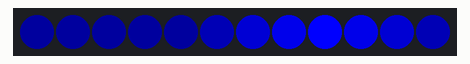
Simulated run of this sketch. Board: Arduino Uno, built with avr-gcc and run on an emulated ATmega328P. Shown: 12 RGB LEDs in strip order, left to right.

Above: at 0.15 s.
At 5.49 s:
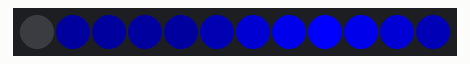
At 9.26 s:
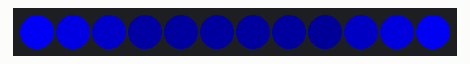
At 18.68 s:
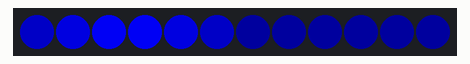
At 27.79 s:
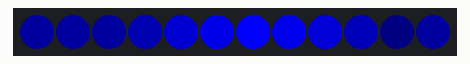
At 37.21 s:
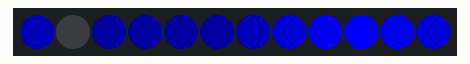

The sketch:

TracerFront.ino
```cpp
                                                                                                                                                                                                                                                                                                                                                                                                                                                                                                                                                                                                                                                                                                                                                                                                                                                                                                                                                                                                                                                                                                                                                                                                                                                                                                                                                                                                                                                                                                                                                                                                                                                                                                                                                                                                                                                                                                                                                                                                                                                                                                                                                                                                                                                                                                                                                                                                                                                                                                                                                                                                                                                                                                                                                                                                                                                                                                                                                                                                                                                                                      #include <Adafruit_NeoPixel.h>
#ifdef __AVR__
  #include <avr/power.h>
#endif

#define PIN 9

// Parameter 1 = number of pixels in strip
// Parameter 2 = Arduino pin number (most are valid)
// Parameter 3 = pixel type flags, add together as needed:
//   NEO_KHZ800  800 KHz bitstream (most NeoPixel products w/WS2812 LEDs)
//   NEO_KHZ400  400 KHz (classic 'v1' (not v2) FLORA pixels, WS2811 drivers)
//   NEO_GRB     Pixels are wired for GRB bitstream (most NeoPixel products)
//   NEO_RGB     Pixels are wired for RGB bitstream (v1 FLORA pixels, not v2)
//   NEO_RGBW    Pixels are wired for RGBW bitstream (NeoPixel RGBW products)
Adafruit_NeoPixel strip = Adafruit_NeoPixel(12, PIN, NEO_GRB + NEO_KHZ800);

// IMPORTANT: To reduce NeoPixel burnout risk, add 1000 uF capacitor across
// pixel power leads, add 300 - 500 Ohm resistor on first pixel's data input
// and minimize distance between Arduino and first pixel.  Avoid connecting
// on a live circuit...if you must, connect GND first.

void setup() {
  // This is for Trinket 5V 16MHz, you can remove these three lines if you are not using a Trinket
  #if defined (__AVR_ATtiny85__)
    if (F_CPU == 16000000) clock_prescale_set(clock_div_1);
  #endif
  // End of trinket special code


  strip.begin();
  strip.show(); // Initialize all pixels to 'off'
}

void loop() {
  blueCycle(20);
}


// Slightly different, this makes the rainbow equally distributed throughout
void blueCycle(uint8_t wait) {
  uint16_t i, j;

  for(j=0; j<256*5; j++) { // 5 cycles of all colors on wheel
    for(i=0; i< strip.numPixels(); i++) {
      strip.setPixelColor(i, Wheel(((i * 256 / strip.numPixels()) + j) & 255));
    }
    strip.show();
    delay(wait);
  }
}

// Input a value 0 to 255 to get a color value.
// The colours are a transition r - g - b - back to r.
uint32_t Wheel(byte WheelPos) {
  WheelPos = 255 - WheelPos;
  if(WheelPos < 85) {
    return strip.Color(0, 0, WheelPos * 3);
  }
  if(WheelPos < 170) {
    WheelPos -= 85;
    return strip.Color(0, 0, 255 - WheelPos * 3);
  }
  WheelPos -= 170;
  return strip.Color(0, 0, 30);
}
```
